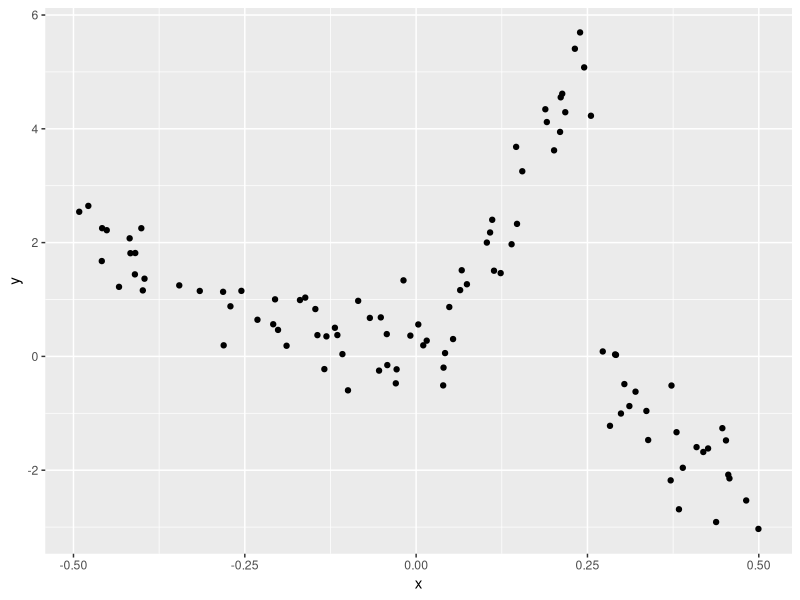
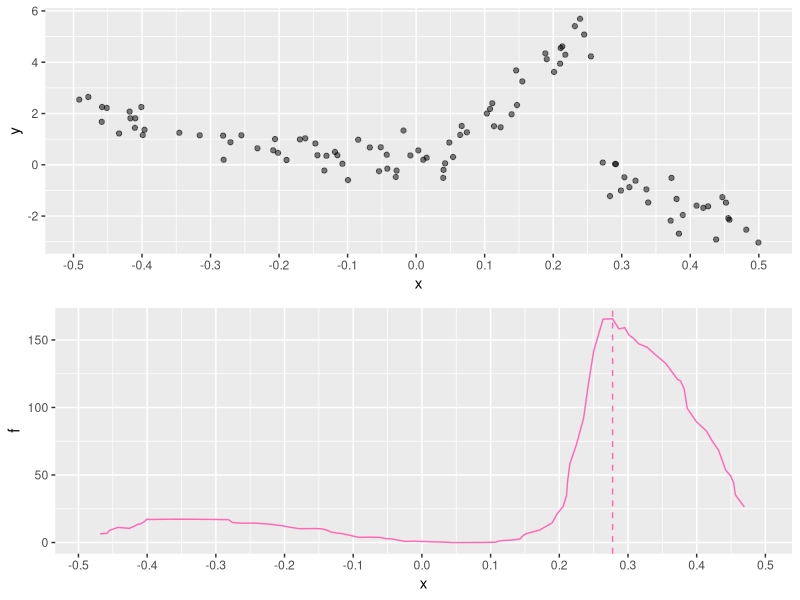
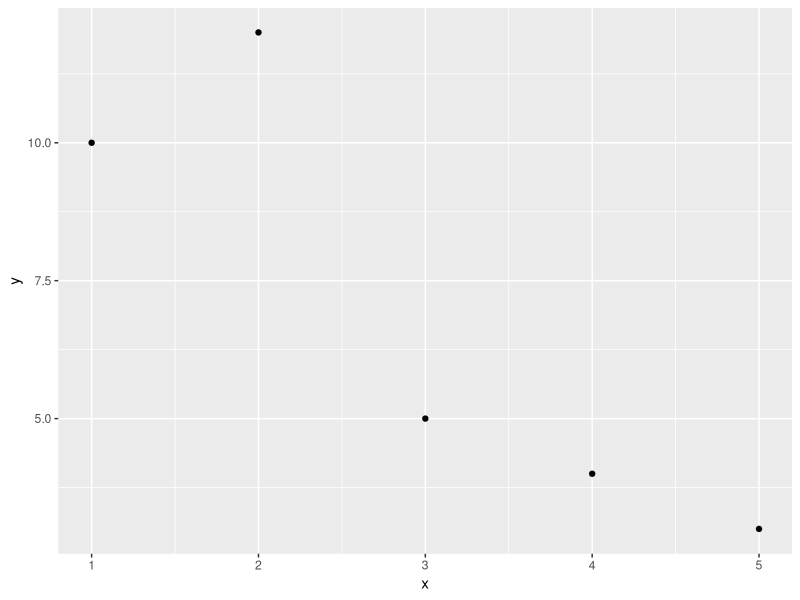
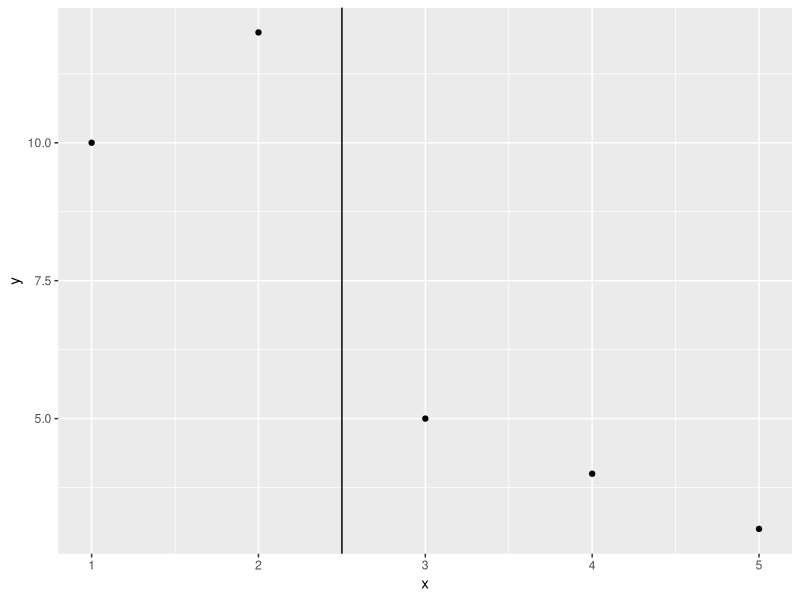

The R script that drew these images, in order:
## ---- chunk 1
library(tidyverse)
## ---- chunk 2
set.seed(2020 - 05 - 21)
x <- sort(runif(100) - 0.5)
df <- data.frame(x,
                 y = 10 * c(x[1:50] ^ 2,
                            x[51:75] * 2,
                            -x[76:100] ^ 2) + rnorm(100) * 0.5)

ggplot(df, aes(x = x, y = y)) + geom_point()
## ---- chunk 3
sum_sq <- function(data, y_var) {
  if (nrow(data) == 1){
    res <- 1
  }
  
  y <- data[[y_var]]
  
  res <- var(y) * (nrow(data) - 1)
  
  return(res)
}

ss_t <- sum_sq(df, "y")

compute_anova <- function(ss_t, left, right, y_var) {
  ss_l <- sum_sq(left, y_var)
  ss_r <- sum_sq(right, y_var)
  av <- ss_t - (ss_l + ss_r)
  return(av)
}
## ---- chunk 4
# establish dataframe to hold results
aov_f <- data.frame(x=df$x[-1], f=df$y[-1])

# cycle through the data and calculate the left and right hand side
# sums of squares over all values of X
for (i in 2:nrow(df)) {
  ss_t <- sum_sq(df, "y")
  left <- df[1:(i-1),]
  right <- df[i:nrow(df),]
  aov_f$x[i-1] <- mean(df$x[c(i-1, i)])
  aov_f$f[i-1] <- compute_anova(ss_t = ss_t, 
                                left = left, 
                                right = right, 
                                y_var = "y")
}
## ---- chunk 5
library(rpart)
df_rp <- rpart(y~x, data=df)
## ---- chunk 6
p1 <- ggplot(df, aes(x=x, y=y)) + geom_point(alpha=0.5) + scale_x_continuous(breaks=seq(-0.5, 0.5, 0.1))
p2 <- ggplot(data=aov_f) +
  geom_line(aes(x=x, y=f) , colour="hotpink") +
    geom_vline(xintercept = df_rp$splits[1,4], colour="hotpink", linetype=2)+
   scale_x_continuous(breaks=seq(-0.5, 0.5, 0.1))
library(gridExtra)
grid.arrange(p1, p2, ncol=1)
## ---- chunk 7
d <- tibble(
  x = c(1, 2, 3, 4, 5), 
  y = c(10, 12, 5, 4, 3)
  )

d
ggplot(d, aes(x=x, y=y)) + 
  geom_point()
## ---- chunk 8
# Calculate the SST

ss_t <- sum_sq(d, "y")

d
# 
# calculate the SSL
compute_anova(ss_t = ss_t,
              left = slice(d, 1),
              right = slice(d, 2:5),
              y_var = "y")

compute_anova(ss_t = ss_t,
              left = slice(d, 1:2),
              right = slice(d, 3:5),
              y_var = "y")

compute_anova(ss_t = ss_t,
              left = slice(d, 1:3),
              right = slice(d, 4:5),
              y_var = "y")

compute_anova(ss_t = ss_t,
              left = slice(d, 1:4),
              right = slice(d, 5),
              y_var = "y")

# now, which value has the highest?
## ---- chunk 9
d_sst <- var(d$y)*(nrow(d)-1)

d_aov_f <- data.frame(x=d$x[-1], f=d$y[-1])

# cycle through the data and calculate the left and right hand side
# sums of squares over all values of X

calculate_split <- function(data){

  ss_t <- sum_sq(data, "y")
  
  d_aov_f <- tibble(x = data$x[-1], 
                    f = data$y[-1])
  
  for (i in 2:nrow(data)) {
    left <- data[1:(i-1),]
    right <- data[i:nrow(data),]
    d_aov_f$x[i-1] <- mean(data$x[c(i-1, i)])
    # d_aov_f$x[i-1] <- data$x[c(i-1)]
    d_aov_f$f[i-1] <- compute_anova(ss_t = ss_t,
                                    left = left, 
                                    right = right,
                                    y_var = "y")
  }
  
  return(d_aov_f)

}

d_aov <- calculate_split(d)

ggplot(d, aes(x=x, y=y)) + 
  geom_point() +
  geom_vline(xintercept = d_aov$x[which.max(d_aov$f)])

rpart(y ~ x, d)
